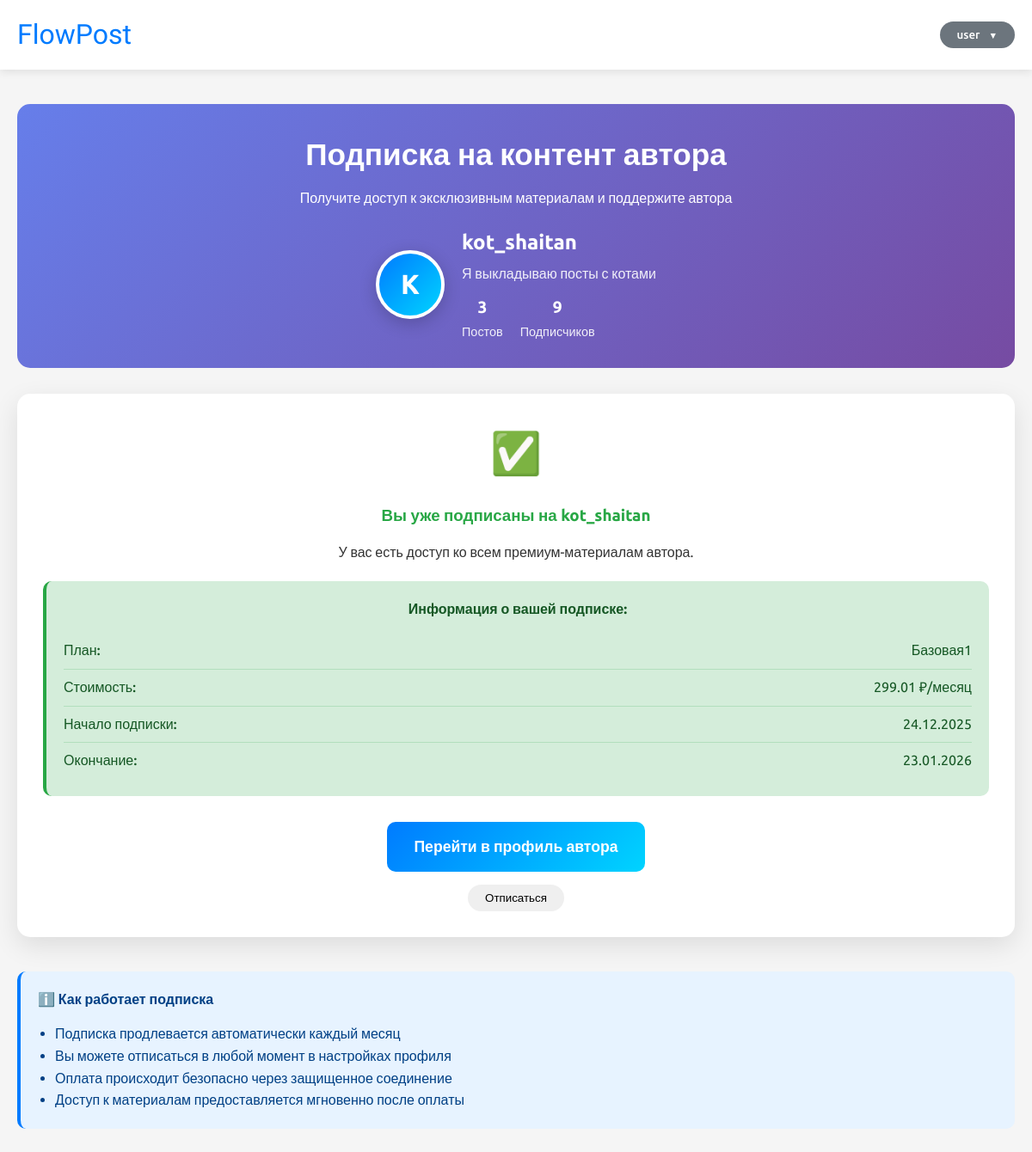
/subscribe/author/1/ (signed in), run on the app's committed database.
### main/models.py (models this page shows)
class CustomUser(AbstractUser):
    isAuthor = models.BooleanField(default=False)
    bio = models.TextField(blank=True, null=True)

class Subscribe(models.Model):
    id = models.AutoField(primary_key=True, auto_created=True)
    plan = models.ForeignKey(Subscribe_plan, on_delete=models.CASCADE)
    subscriber = models.ForeignKey(CustomUser, on_delete=models.CASCADE)
    date_end = models.DateTimeField()
    date_begin = models.DateTimeField()

class Subscribe_plan(models.Model):
    id = models.AutoField(primary_key=True, auto_created=True)
    author = models.ForeignKey(CustomUser, on_delete=models.CASCADE)
    describe = models.TextField()
    name = models.TextField()
    price = models.DecimalField(max_digits=7, decimal_places=2)

### main/views.py (the view)
# urls.py: path('subscribe/author/<int:author_id>/', views.subscribe_to_author_view, name='subscribe_to_author'),
@login_required
def subscribe_to_author_view(request, author_id):
    author = get_object_or_404(CustomUser, id=author_id, isAuthor=True)
    user_is_subscribed = Subscribe.objects.filter(
        subscriber=request.user,
        plan__author=author,
        date_end__gt=timezone.now()
    ).exists()
    active_subscription = None
    if user_is_subscribed:
        active_subscription = Subscribe.objects.filter(
            subscriber=request.user,
            plan__author=author,
            date_end__gt=timezone.now()
        ).first()
    plans = Subscribe_plan.objects.filter(author=author)
    context = {
        'author': author,
        'plans': plans,
        'user_is_subscribed': user_is_subscribed,
        'active_subscription': active_subscription,
        'posts_count': author.post_set.count(),
        'subscribers_count': Subscribe.objects.filter(plan__author=author).count(),
    }
    return render(request, 'main/subscribe.html', context)

### main/templates/main/subscribe.html (shortened to what this page needs)
{% extends 'main/base.html' %}
{% block header %}
<div class="top">
    <div class="finger-paint-regular" onclick="window.location.href='{% url 'home' %}'">FlowPost</div>
    <div class="reg">
        {% if user.is_authenticated %}
            <div class="dropdown">
                <button class="btn btn-secondary dropdown-toggle" type="button" data-bs-toggle="dropdown">
                    {{ user.username }}
                </button>
            </div>
        {% else %}
            <a href="{% url 'login' %}" class="btn btn-primary">Войти</a>
        {% endif %}
    </div>
</div>
{% endblock %}
{% block content %}
<div class="subscribe-container">
    <div class="subscribe-header">
        <h1>Подписка на контент автора</h1>
        <p>Получите доступ к эксклюзивным материалам и поддержите автора</p>
        <div class="author-info">
            <div class="author-avatar-large">
                {{ author.username|first|upper }}
            </div>
            <div class="author-details">
                <h2>{{ author.username }}</h2>
                {% if author.bio %}
                <p style="opacity: 0.9; margin-top: 5px; max-width: 500px;">
                    {{ author.bio|truncatechars:100 }}
                </p>
                {% endif %}
                <div class="author-stats">
                    <div class="author-stat">
                        <span class="stat-number">{{ posts_count }}</span>
                        <span class="stat-label">Постов</span>
                    </div>
                    <div class="author-stat">
                        <span class="stat-number">{{ subscribers_count }}</span>
                        <span class="stat-label">Подписчиков</span>
                    </div>
                </div>
            </div>
        </div>
    </div>
    {% if user_is_subscribed %}
    <div class="already-subscribed">
        <div style="font-size: 48px; color: #28a745; margin-bottom: 20px;">✅</div>
        <h3>Вы уже подписаны на {{ author.username }}</h3>
        <p>У вас есть доступ ко всем премиум-материалам автора.</p>
        {% if active_subscription %}
        <div class="subscription-info">
            <h4 style="color: #155724; margin-bottom: 15px;">Информация о вашей подписке:</h4>
            <div class="info-item">
                <span class="info-label">План:</span>
                <span class="info-value">{{ active_subscription.plan.name }}</span>
            </div>
            <div class="info-item">
                <span class="info-label">Стоимость:</span>
                <span class="info-value">{{ active_subscription.plan.price }} ₽/месяц</span>
            </div>
            <div class="info-item">
                <span class="info-label">Начало подписки:</span>
                <span class="info-value">{{ active_subscription.date_begin|date:"d.m.Y" }}</span>
            </div>
            <div class="info-item">
                <span class="info-label">Окончание:</span>
                <span class="info-value">{{ active_subscription.date_end|date:"d.m.Y" }}</span>
            </div>
        </div>
        {% endif %}
        <div style="margin-top: 30px;">
            <a href="{% url 'profile' author.id %}" class="subscribe-btn" style="max-width: 300px; margin: 0 auto; display: block;">
                Перейти в профиль автора
            </a>
            <form method="post" action="{% url 'unsubscribe' author.id %}" style="margin-top: 15px;">
                <button type="submit" class="btn btn-outline-danger"
                        onclick="return confirm('Вы уверены, что хотите отписаться от {{ author.username }}?')">
                    Отписаться
                </button>
            </form>
        </div>
    </div>
    {% endif %}
    <div class="subscription-info" style="margin-top: 40px; background: #e7f3ff; border-color: #007bff;">
        <h4 style="color: #004085; margin-bottom: 15px;">ℹ️ Как работает подписка</h4>
        <ul style="color: #004085; padding-left: 20px; margin: 0;">
            <li>Подписка продлевается автоматически каждый месяц</li>
            <li>Вы можете отписаться в любой момент в настройках профиля</li>
            <li>Оплата происходит безопасно через защищенное соединение</li>
            <li>Доступ к материалам предоставляется мгновенно после оплаты</li>
        </ul>
    </div>
</div>
{% endblock %}

### main/templates/main/base.html (shortened to what this page needs)
<!DOCTYPE html>
<html lang="ru">
<head>
</head>
<body class="body">
    {% block header %}{% endblock %}
    {% block content %}{% endblock %}
</body>
</html>

### main/templates/main/base.html (style rules this page uses)
* { margin: 0; padding: 0; box-sizing: border-box; }
body { font-family: 'Ubuntu', sans-serif; background-color: #f5f5f5; color: #333; line-height: 1.6; }
.top { display: flex; align-items: center; justify-content: space-between; padding: 15px 20px; background-color: white; box-shadow: 0 2px 10px rgba(0,0,0,0.1); position: sticky; top: 0; z-index: 1000; }
.finger-paint-regular { font-family: "Finger Paint", sans-serif; font-weight: 400; font-style: normal; font-size: 32px; color: #007bff; cursor: pointer; margin-right: 20px; text-decoration: none; }
.reg { margin-left: 20px; display: flex; align-items: center; }
.btn { display: inline-block; padding: 8px 20px; border-radius: 20px; font-weight: 500; transition: all 0.3s; text-decoration: none; border: none; cursor: pointer; font-family: 'Ubuntu', sans-serif; }
.btn-secondary { background: #6c757d; color: white; border: none; }
.dropdown { position: relative; display: inline-block; }
.dropdown-toggle { background: #6c757d; color: white; padding: 8px 20px; border: none; border-radius: 20px; cursor: pointer; font-family: 'Ubuntu', sans-serif; display: flex; align-items: center; gap: 5px; transition: all 0.3s; }
.dropdown-toggle::after { content: '▼'; font-size: 0.8em; margin-left: 5px; }

### main/templates/main/subscribe.html (style rules this page uses)
.subscribe-container { max-width: 1200px; margin: 40px auto; padding: 0 20px; }
.subscribe-header { background: linear-gradient(135deg, #667eea 0%, #764ba2 100%); border-radius: 15px; padding: 30px; color: white; margin-bottom: 30px; text-align: center; }
.subscribe-header h1 { font-size: 2.2rem; margin-bottom: 10px; }
.author-info { display: flex; align-items: center; justify-content: center; gap: 20px; margin-top: 20px; }
.author-avatar-large { width: 80px; height: 80px; border-radius: 50%; background: linear-gradient(135deg, #007bff, #00d4ff); display: flex; align-items: center; justify-content: center; color: white; font-size: 32px; font-weight: bold; border: 4px solid white; box-shadow: 0 5px 20px rgba(0,0,0,0.2); }
.author-details { text-align: left; }
.author-details h2 { margin: 0; font-size: 1.5rem; }
.author-stats { display: flex; gap: 20px; margin-top: 10px; }
.author-stat { text-align: center; }
.stat-number { font-size: 1.2rem; font-weight: bold; display: block; }
.stat-label { font-size: 0.9rem; opacity: 0.9; }
.subscribe-btn { display: inline-block; width: 100%; padding: 15px 30px; background: linear-gradient(135deg, #007bff, #00d4ff); color: white; border: none; border-radius: 10px; font-size: 1.1rem; font-weight: 600; cursor: pointer; transition: all 0.3s ease; text-decoration: none; text-align: center; }
.already-subscribed { text-align: center; padding: 30px; background: white; border-radius: 15px; box-shadow: 0 10px 30px rgba(0,0,0,0.1); margin-top: 30px; }
.already-subscribed h3 { color: #28a745; margin-bottom: 15px; }
.subscription-info { background: #d4edda; border-radius: 10px; padding: 20px; margin-top: 20px; border-left: 4px solid #28a745; }
.info-item { display: flex; justify-content: space-between; padding: 8px 0; border-bottom: 1px solid rgba(40,167,69,0.2); }
.info-item:last-child { border-bottom: none; }
.info-label { color: #155724; font-weight: 500; }
.info-value { color: #155724; }

### data on the page
CustomUser: username "user"
CustomUser: username|first "K", username "kot_shaitan", bio "Я выкладываю посты с котами"
Subscribe: plan.name "Базовая1", plan.price "299.01", date_begin "24.12.2025", date_end "23.01.2026"

### other printed values
{{ posts_count }} "3"
{{ subscribers_count }} "9"
